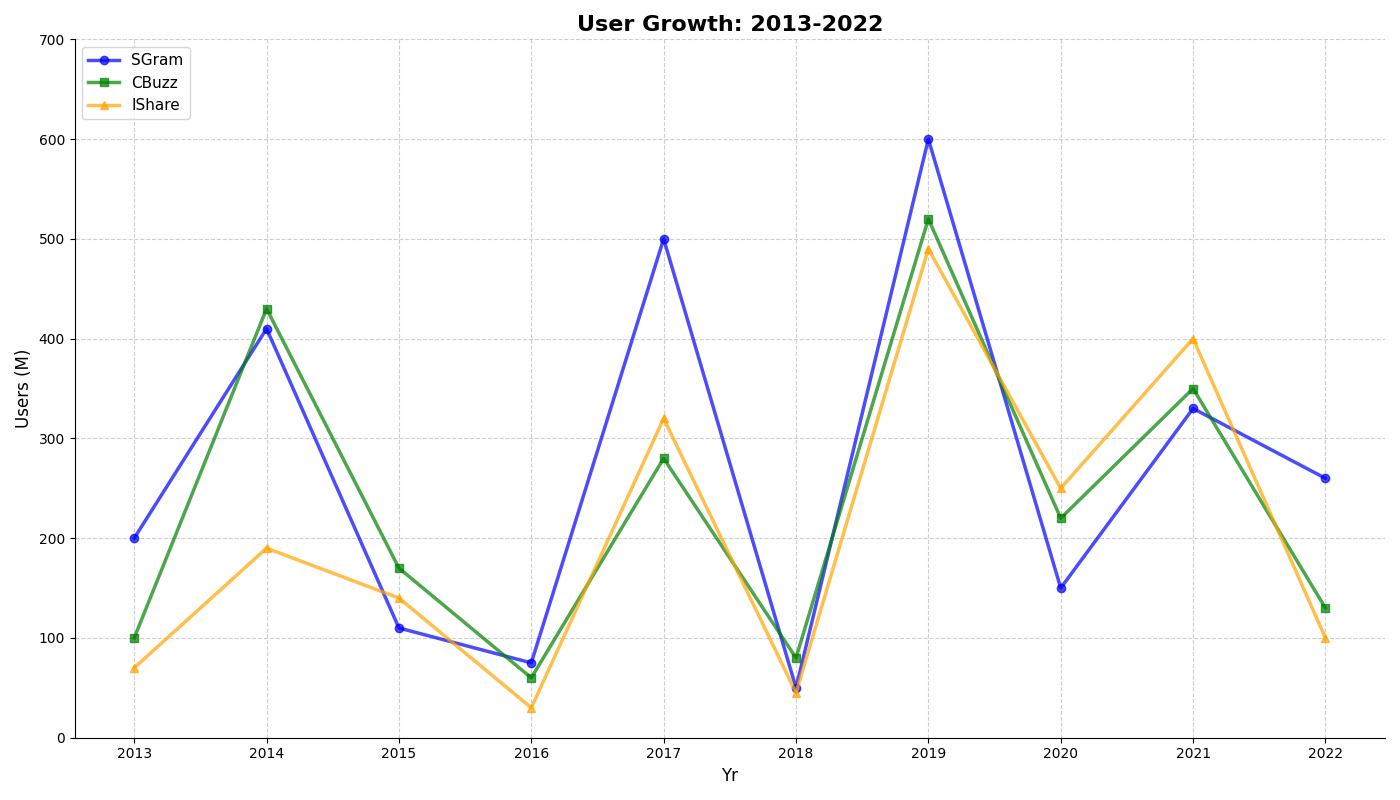

This chart was generated by the following Python code:
import matplotlib.pyplot as plt
import numpy as np

years = np.arange(2013, 2023)

# Data points are manually shuffled to preserve original dimensions
socialgram_users = [200, 410, 110, 75, 500, 50, 600, 150, 330, 260]
chatbuzz_users = [100, 430, 170, 60, 280, 80, 520, 220, 350, 130]
imageshare_users = [70, 190, 140, 30, 320, 45, 490, 250, 400, 100]

fig, ax = plt.subplots(figsize=(14, 8))

ax.plot(years, socialgram_users, label='SGram', marker='o', linestyle='-', linewidth=2.5, color='blue', alpha=0.7)
ax.plot(years, chatbuzz_users, label='CBuzz', marker='s', linestyle='-', linewidth=2.5, color='green', alpha=0.7)
ax.plot(years, imageshare_users, label='IShare', marker='^', linestyle='-', linewidth=2.5, color='orange', alpha=0.7)

ax.set_xlabel('Yr', fontsize=12)
ax.set_ylabel('Users (M)', fontsize=12)
ax.set_title('User Growth: 2013-2022', fontsize=16, fontweight='bold')

ax.set_xticks(years)
ax.set_yticks(np.arange(0, 800, 100))
ax.grid(True, linestyle='--', alpha=0.6)
ax.spines['top'].set_visible(False)
ax.spines['right'].set_visible(False)
ax.legend(loc='upper left', fontsize=11)

plt.tight_layout()
plt.show()
